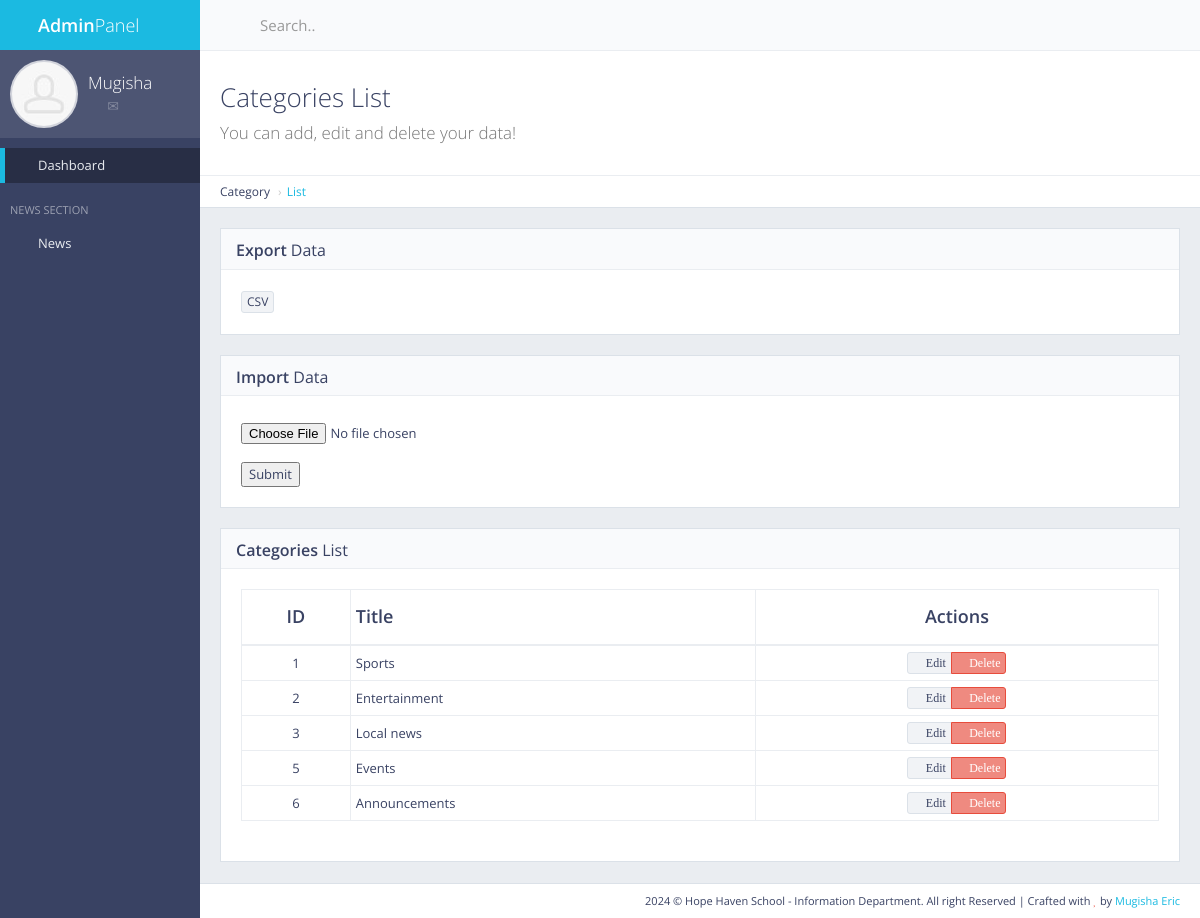
The app's page /panel/category/list/ (signed in) with its own data.
### cat/models.py (models this page shows, shortened)
class Cat(models.Model):
    name = models.CharField(max_length=50)
    count = models.IntegerField(default=0)  # To count how many news contains in an one category

### cat/views.py (the view)
# urls.py: path('panel/category/list/', views.cat_list, name='cat_list'),  # For Admin Panel Category List
def cat_list(request):
    if not request.user.is_authenticated:
        return redirect('mylogin')
    cat = Cat.objects.all()
    return render(request, 'back/cat_list.html', {'cat':cat})

### main/templatetags/extra_auth.py (called while the page is built)
@register.filter(name='has_group')
def has_group(user, group_name):
    return user.groups.filter(name=group_name).exists()

### main/templates/back/cat_list.html (shortened to what this page needs)
{% extends 'back/master.html' %}
{% load static %}
{% block mainblock %}
<div class="content-header">
    <div class="header-section">
        <h1>
            <i class="fa fa-table"></i>Categories List<br><small>You can add, edit and delete your data!</small>
        </h1>
    </div>
</div>
<ul class="breadcrumb breadcrumb-top">
    <li>Category</li>
    <li><a href="/panel/category/list/">List</a></li>
</ul>
<div class="block full">
    <div class="block-title">
        <h2><strong>Export</strong> Data</h2>
    </div>
    <div class="table-responsive">
        <a href="{% url 'export_cat_csv' %}" data-toggle="tooltip" title="Export csv file" class="btn btn-xs btn-default"> CSV</a>
    </div>
</div>
<div class="block full">
    <div class="block-title">
        <h2><strong>Import</strong> Data</h2>
    </div>
    <form action="{% url 'import_cat_csv' %}" method="post" enctype="multipart/form-data">
        <div class="table-responsive">
            <input type="file" name="csv_file" id="csv_file">
            <br>
            <button type="submit">Submit</button>
        </div>
    </form>
</div>
<div class="block full">
    <div class="block-title">
        <h2><strong>Categories</strong> List</h2>
    </div>
    <div class="table-responsive">
        <table id="example-datatable" class="table table-vcenter table-condensed table-bordered">
            <thead>
                <tr>
                    <th class="text-center">ID</th>
                    <th>Title</th>
                    <th class="text-center">Actions</th>
                </tr>
            </thead>
            <tbody>
                {% for cc in cat %}
                <tr>
                    <td class="text-center">{{ cc.pk }}</td>
                    <td>{{ cc.name }}</td>
                    <td class="text-center">
                        <div class="btn-group">
                            <a href="javascript:void(0)" data-toggle="tooltip" title="Edit" class="btn btn-xs btn-default"><i class="fa fa-pencil"> Edit</i></a>
                            <a href="{% url 'news_delete' pk=cc.pk %}" data-toggle="tooltip" title="Delete" class="btn btn-xs btn-danger"><i class="fa fa-times"> Delete</i></a>
                        </div>
                    </td>
                </tr>
                {% endfor %}
            </tbody>
        </table>
    </div>
</div>
{% endblock %}

### main/templates/back/master.html (shortened to what this page needs)
{% load static %}
{% load extra_auth %}
{% if user.is_authenticated %}
<!DOCTYPE html>
 <html class="no-js" lang="en">
    <head>
        <link rel="stylesheet" href="{% static 'back/css/bootstrap.min.css' %}">
        <link rel="stylesheet" href="{% static 'back/css/plugins.css' %}">
        <link rel="stylesheet" href="{% static 'back/css/main.css' %}">
        <link rel="stylesheet" href="{% static 'back/css/themes.css' %}">
    </head>
    <body>
        <div id="page-wrapper">
            <div id="page-container" class="sidebar-partial sidebar-visible-lg sidebar-no-animations">
                <div id="sidebar">
                    <div id="sidebar-scroll">
                        <div class="sidebar-content">
                            <a href="/panel" class="sidebar-brand">
                                <i class="gi gi-flash"></i><span class="sidebar-nav-mini-hide"><strong>Admin</strong>Panel</span>
                            </a>
                            <div class="sidebar-section sidebar-user clearfix sidebar-nav-mini-hide">
                                <div class="sidebar-user-avatar">
                                    <a href="#">
                                        <img src="{% static 'back/img/placeholders/avatars/avatar2.jpg' %}" alt="avatar">
                                    </a>
                                </div>
                                <div class="sidebar-user-name">{{ request.user }}</div>
                                <div class="sidebar-user-links">
                                    <a href="#" data-toggle="tooltip" data-placement="bottom" title="Profile"><i class="gi gi-user"></i></a>
                                    <a href="#" data-toggle="tooltip" data-placement="bottom" title="Messages"><i class="gi gi-envelope"></i></a>
                                    <a href="/panel/change/pass/" class="enable-tooltip" data-placement="bottom" title="Settings" ><i class="gi gi-cogwheel"></i></a>
                                    <a href="/logout" data-toggle="tooltip" data-placement="bottom" title="Logout"><i class="gi gi-exit"></i></a>
                                </div>
                            </div>
                        <ul class="sidebar-nav">
                            {% if perms.main.master_user %}
                            <li>
                                <a href="/panel" class=" active"><i class="gi gi-stopwatch sidebar-nav-icon"></i><span class="sidebar-nav-mini-hide">Dashboard</span></a>
                            </li>
                            {% endif %}
                        <li class="sidebar-header">
                            <span class="sidebar-header-options clearfix"><a href="javascript:void(0)" data-toggle="tooltip" title="Quick Settings"><i class="gi gi-settings"></i></a></span>
                            <span class="sidebar-header-title">News Section</span>
                        </li>
                                <li>
                                    <a href="#" class="sidebar-nav-menu"><i class="fa fa-angle-left sidebar-nav-indicator sidebar-nav-mini-hide"></i><i class="gi gi-show_big_thumbnails sidebar-nav-icon"></i><span class="sidebar-nav-mini-hide">News</span></a>
                                </li>
                            </ul>
                        </div>
                    </div>
                </div>
                <div id="main-container">
                    <header class="navbar navbar-default">
                        <ul class="nav navbar-nav-custom">
                            <li>
                                <a href="javascript:void(0)" onclick="App.sidebar('toggle-sidebar');this.blur();">
                                    <i class="fa fa-bars fa-fw"></i>
                                </a>
                            </li>
                        </ul>
                        <form action="#" method="post" class="navbar-form-custom">
                            <div class="form-group">
                                <input type="text" id="top-search" name="top-search" class="form-control" placeholder="Search..">
                            </div>
                        </form>
                    </header>
                    <div id="page-content">
                    {% block mainblock %}
                    {% endblock %}
                    </div>
                    <footer class="clearfix">
                        <div class="pull-right">
                            2024 &copy; Hope Haven School - Information Department. All right Reserved |
                            Crafted with <i class="fa fa-heart text-danger"></i> by <a href="https://buymeacoffee.com/funderic" target="_blank">Mugisha Eric</a>
                        </div>
                    </footer>
                </div>
            </div>
        </div>
    </body>
</html>
{% else %}
Please Login
{% endif %}

### records on screen
Cat: pk "1", name "Sports"
Cat: pk "2", name "Entertainment"
Cat: pk "3", name "Local news"
Cat: pk "5", name "Events"
Cat: pk "6", name "Announcements"

### other values on screen
{{ request.user }} "Mugisha"
